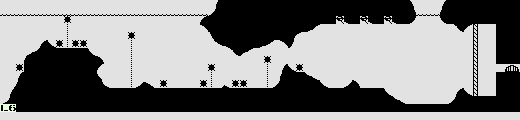

Tiled map render using the project's own tile images. Description and the map definition, with tile-layer contents summarised, below:
An orthogonal 65x15 tile map with 8x8 px tiles, 1 tile layer (Tile Layer 1).

<map version="1.0" orientation="orthogonal" width="65" height="15" tilewidth="8" tileheight="8">
 <tileset firstgid="1" name="SeaDragon" tilewidth="8" tileheight="8">
  <image source="../images/LandscapeTiles2.png" width="128" height="112" />
 </tileset>
 <layer name="Tile Layer 1" width="65" height="15">
  <data>[975 cells, 975 non-empty, 45 distinct tile ids]</data>
 </layer>
</map>
